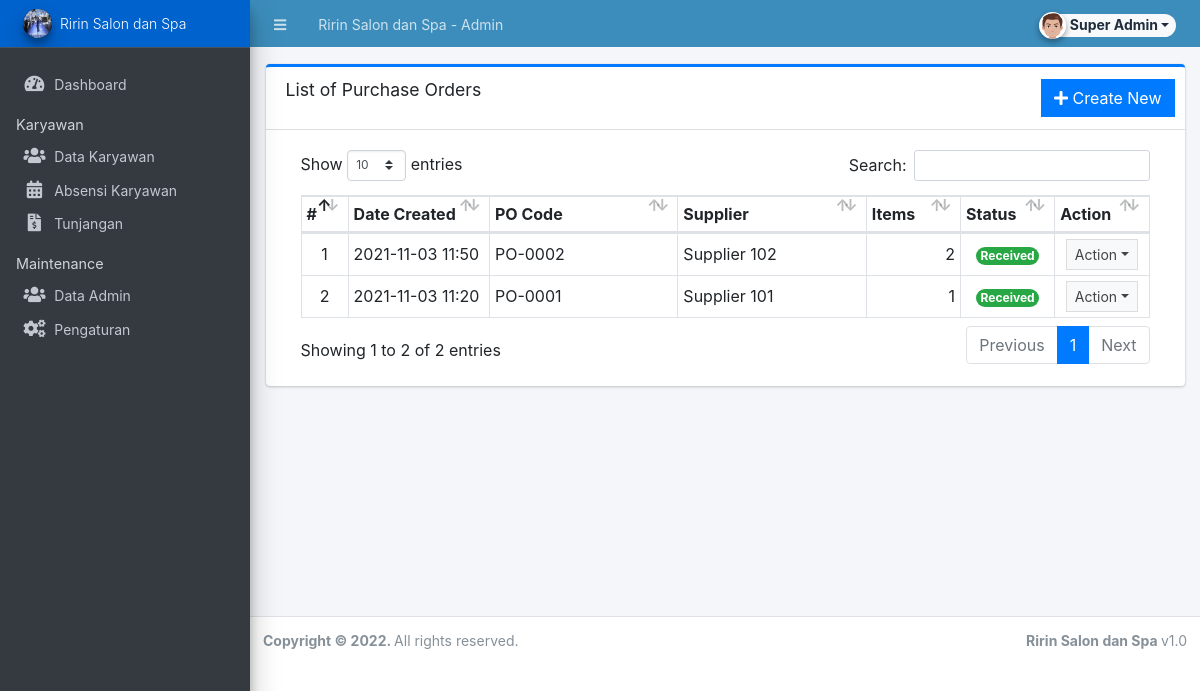
Page /admin/?page=purchase_order (signed in) on the committed database.
### tables this page shows
CREATE TABLE `purchase_order_list` (
  `id` int(30) NOT NULL AUTO_INCREMENT,
  `po_code` varchar(50) NOT NULL,
  `supplier_id` int(30) NOT NULL,
  `amount` float NOT NULL,
  `discount_perc` float NOT NULL DEFAULT '0',
  `discount` float NOT NULL DEFAULT '0',
  `tax_perc` float NOT NULL DEFAULT '0',
  `tax` float NOT NULL DEFAULT '0',
  `remarks` text NOT NULL,
  `status` tinyint(4) NOT NULL DEFAULT '0' COMMENT '0 = pending, 1 = partially received, 2 =received',
  `date_created` datetime NOT NULL DEFAULT CURRENT_TIMESTAMP,
  `date_updated` datetime NOT NULL DEFAULT CURRENT_TIMESTAMP ON UPDATE CURRENT_TIMESTAMP,
  PRIMARY KEY (`id`),
  KEY `supplier_id` (`supplier_id`),
  CONSTRAINT `purchase_order_list_ibfk_1` FOREIGN KEY (`supplier_id`) REFERENCES `supplier_list` (`id`) ON DELETE CASCADE
);

CREATE TABLE `supplier_list` (
  `id` int(30) NOT NULL AUTO_INCREMENT,
  `name` text NOT NULL,
  `address` text NOT NULL,
  `cperson` text NOT NULL,
  `contact` text NOT NULL,
  `status` tinyint(1) NOT NULL DEFAULT '1',
  `date_created` datetime NOT NULL DEFAULT CURRENT_TIMESTAMP,
  `date_updated` datetime NOT NULL DEFAULT CURRENT_TIMESTAMP ON UPDATE CURRENT_TIMESTAMP,
  PRIMARY KEY (`id`)
);

### admin/purchase_order/index.php (the view, shortened to what this page needs)
<div class="card card-outline card-primary">
	<div class="card-header">
		<h3 class="card-title">List of Purchase Orders</h3>
        <div class="card-tools">
			<a href="<?php echo base_url ?>admin/?page=purchase_order/manage_po" class="btn btn-flat btn-primary"><span class="fas fa-plus"></span>  Create New</a>
		</div>
	</div>
	<div class="card-body">
		<div class="container-fluid">
        <div class="container-fluid">
			<table class="table table-bordered table-stripped">
                    <colgroup>
                        <col width="5%">
                        <col width="15%">
                        <col width="20%">
                        <col width="20%">
                        <col width="10%">
                        <col width="10%">
                        <col width="10%">
                    </colgroup>
                    <thead>
                        <tr>
                            <th>#</th>
                            <th>Date Created</th>
                            <th>PO Code</th>
                            <th>Supplier</th>
                            <th>Items</th>
                            <th>Status</th>
                            <th>Action</th>
                        </tr>
                    </thead>
                    <tbody>
                        <?php
                        $i = 1;
                        $qry = $conn->query("SELECT p.*, s.name as supplier FROM `purchase_order_list` p inner join supplier_list s on p.supplier_id = s.id order by p.`date_created` desc");
                        while($row = $qry->fetch_assoc()):
                            $row['items'] = $conn->query("SELECT count(item_id) as `items` FROM `po_items` where po_id = '{$row['id']}' ")->fetch_assoc()['items'];
                        ?>
                            <tr>
                                <td class="text-center"><?php echo $i++; ?></td>
                                <td><?php echo date("Y-m-d H:i",strtotime($row['date_created'])) ?></td>
                                <td><?php echo $row['po_code'] ?></td>
                                <td><?php echo $row['supplier'] ?></td>
                                <td class="text-right"><?php echo number_format($row['items']) ?></td>
                                <td class="text-center">
                                    <?php if($row['status'] == 0): ?>
                                        <span class="badge badge-primary rounded-pill">Pending</span>
                                    <?php elseif($row['status'] == 1): ?>
                                        <span class="badge badge-warning rounded-pill">Partially received</span>
                                        <?php elseif($row['status'] == 2): ?>
                                        <span class="badge badge-success rounded-pill">Received</span>
                                    <?php else: ?>
                                        <span class="badge badge-danger rounded-pill">N/A</span>
                                    <?php endif; ?>
                                </td>
                                <td align="center">
                                    <button type="button" class="btn btn-flat btn-default btn-sm dropdown-toggle dropdown-icon" data-toggle="dropdown">
                                            Action
                                    </button>
                                </td>
                            </tr>
                        <?php endwhile; ?>
                    </tbody>
                </table>
		</div>
		</div>
	</div>
</div>

### rows in the picture
purchase_order_list: date_created "2021-11-03 11:50", po_code "PO-0002", supplier.name "Supplier 102", items "2", status "Received"
purchase_order_list: date_created "2021-11-03 11:20", po_code "PO-0001", supplier.name "Supplier 101", items "1", status "Received"

### other values in the picture
$_settings->info('name') "Ririn Salon dan Spa"
$_settings->userdata('nama') "Super Admin"
$_settings->info('short_name') "Ririn Salon dan Spa"
